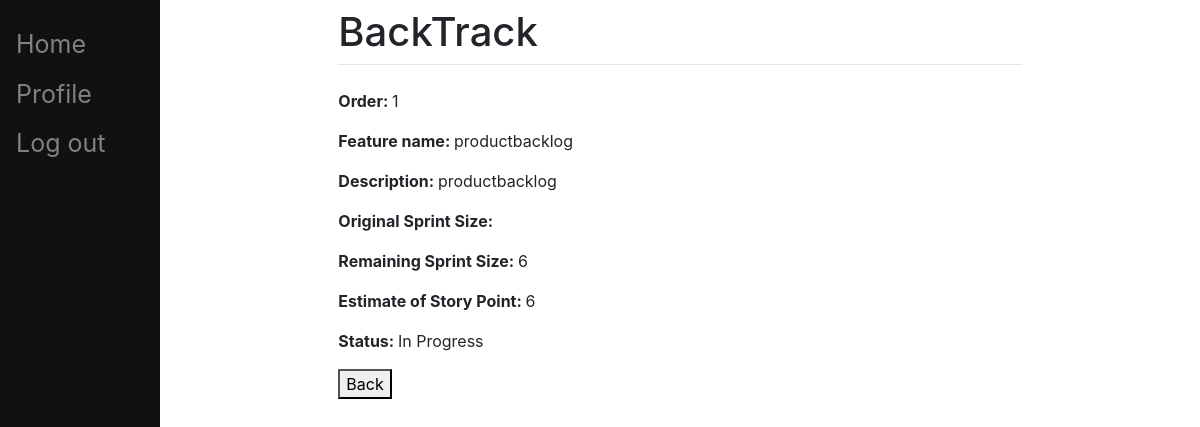
The app's page /pbi/viewPBIdetail/5/ (signed in), older data.
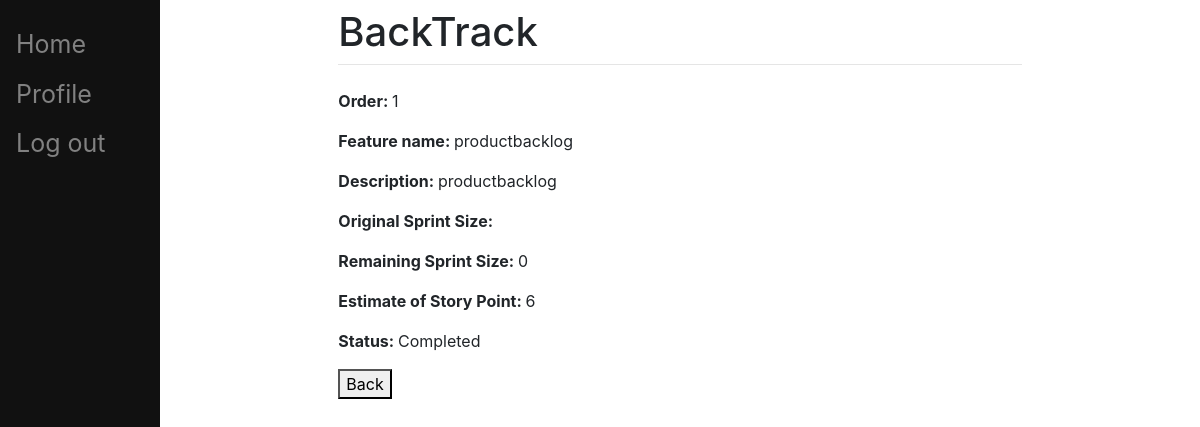
The same page, newer data.
### pbi/models.py (models this page shows, shortened)
class Item(models.Model):
	STAT = (
		('Completed', 'Completed'),
		('In Progress', 'In Progress'),
		('Not yet started', 'Not yet started'),
		('Not finished', 'Not finished'),
	)
	order = models.PositiveIntegerField()
	name = models.CharField(max_length=200)
	description = models.CharField(max_length=200)
	remaining_sprint_size = models.PositiveIntegerField()
	estimate_of_story_point = models.PositiveIntegerField()
	cumulative_story_point = models.PositiveIntegerField(default=0, editable=False)
	status = models.CharField(choices=STAT, default='Not yet started', max_length=200)
	last_modified = models.DateTimeField(auto_now=True, auto_now_add=False, blank=True)
	create_at = models.DateTimeField(blank=True, default=timezone.now, editable=False)
	project = models.ForeignKey(Project, on_delete=models.CASCADE, null=True)
	sprint = models.ForeignKey(Sprint, on_delete=models.SET_NULL, blank=True, null=True)
	added = models.BooleanField(default=False, editable=False)

### pbi/views.py (the view)
class PbiDetailView(LoginRequiredMixin, TemplateView):
    login_url = '/pbi/login/'
    redirect_field_name = 'redirect_to'
    template_name = 'pbi_detail.html'
    def get_context_data(self, **kwargs):
        item = self.kwargs['item']
        context = super().get_context_data(**kwargs)
        context['item'] = Item.objects.get(pk=item)
        return context

### templates/pbi_detail.html (shortened to what this page needs)
{% extends "main/base.html" %}
{% block content %}
<p><b>Order: </b>{{ item.order }}</p>
<p><b>Feature name: </b>{{ item.name }}</p>
<p><b>Description: </b>{{ item.description }}</p>
<p><b>Original Sprint Size: </b>{{ item.original_sprint_size }}</p>
<p><b>Remaining Sprint Size: </b>{{ item.remaining_sprint_size }}</p>
<p><b>Estimate of Story Point: </b>{{ item.estimate_of_story_point }}</p>
<p><b>Status: </b>{{ item.status }}</p>
<button onclick="window.location.href = 'http://localhost:8000/pbi/viewProductbacklog/{{item.project.pk}}';" value="Back" type="reset">Back</button>
{% endblock %}

Row changes from the older to the newer data that the page shows:
changed Item "productbacklog": remaining_sprint_size "6" → "0"; status "In Progress" → "Completed"
